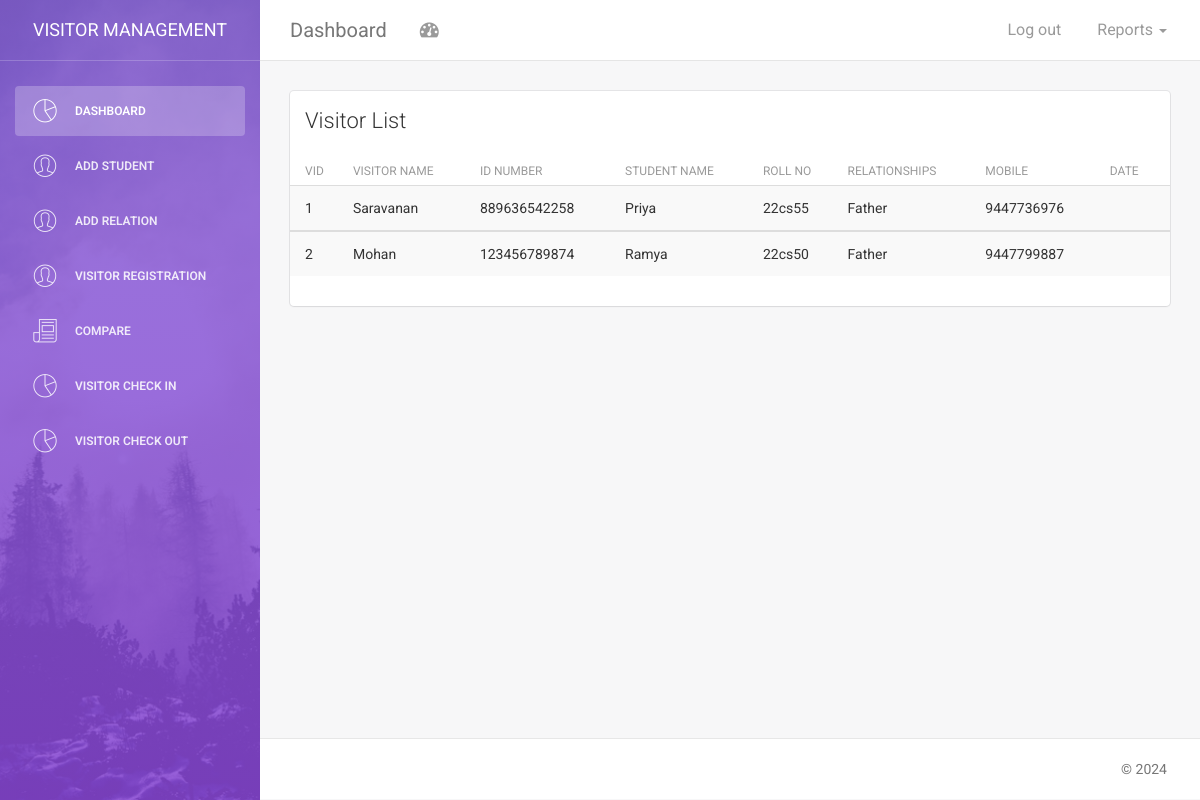
The app's page /visitor-list.php with its own data.
### tables this page shows
CREATE TABLE IF NOT EXISTS `visitors` (
  `id` int(25) NOT NULL,
  `vname` varchar(25) NOT NULL,
  `idno` varchar(25) NOT NULL,
  `sname` varchar(25) NOT NULL,
  `rollno` varchar(25) NOT NULL,
  `relationships` varchar(25) NOT NULL,
  `mobile` bigint(10) NOT NULL,
  PRIMARY KEY (`id`)
);

### visitor-list.php (the view, shortened to what this page needs)
<!doctype html>
<html lang="en">
<head>
    <link href="assets/css/bootstrap.min.css" rel="stylesheet" />
    <link href="assets/css/animate.min.css" rel="stylesheet"/>
    <link href="assets/css/light-bootstrap-dashboard.css?v=1.4.0" rel="stylesheet"/>
    <link href="assets/css/demo.css" rel="stylesheet" />
    <link href="http://maxcdn.bootstrapcdn.com/font-awesome/4.2.0/css/font-awesome.min.css" rel="stylesheet">
    <link href="assets/css/pe-icon-7-stroke.css" rel="stylesheet" />
</head>
<body>
<div class="wrapper">
    <div class="sidebar" data-color="purple" data-image="assets/img/sidebar-5.jpg">
    	<div class="sidebar-wrapper">
            <div class="logo">
                <a href="index.php" class="simple-text">
                    Visitor Management
                </a>
            </div>
            <ul class="nav">
                <li class="active">
                    <a href="dashboard.php">
                        <i class="pe-7s-graph"></i>
                        <p>Dashboard</p>
                    </a>
                </li>
                <li>
                    <a href="add-student.php">
                        <i class="pe-7s-user"></i>
                        <p>Add Student</p>
                    </a>
                </li>
                <li>
                    <a href="add-relation.php">
                        <i class="pe-7s-user"></i>
                        <p>Add Relation</p>
                    </a>
                </li>
                <li>
                    <a href="visitor-registration.php">
                        <i class="pe-7s-user"></i>
                        <p>Visitor Registration</p>
                    </a>
                </li>
                <li>
                    <a href="compare.php">
                        <i class="pe-7s-news-paper"></i>
                        <p>Compare</p>
                    </a>
                </li>
                 <li>
                    <a href="visitor-check-in.php">
                        <i class="pe-7s-graph"></i>
                        <p>Visitor Check In</p>
                    </a>
                </li>
                <li>
                    <a href="visitor-check-out.php">
                        <i class="pe-7s-graph"></i>
                        <p>Visitor Check Out</p>
                    </a>
                </li>
            </ul>
    	</div>
    </div>
    <div class="main-panel">
        <nav class="navbar navbar-default navbar-fixed">
            <div class="container-fluid">
                <div class="navbar-header">
                    <a class="navbar-brand" href="#">Dashboard</a>
                </div>
                <div class="collapse navbar-collapse">
                    <ul class="nav navbar-nav navbar-left">
                        <li>
                            <a href="#" class="dropdown-toggle" data-toggle="dropdown">
                                <i class="fa fa-dashboard"></i>
                            </a>
                        </li>
                    </ul>
                    <ul class="nav navbar-nav navbar-right">
						<li class="dropdown">
                              <a href="#" class="dropdown-toggle" data-toggle="dropdown">
                                    <p>
										Reports
										<b class="caret"></b>
									</p>
                              </a>
                        </li>
                        </ul>
                    <ul class="nav navbar-nav navbar-right">
                        <li>
                            <a href="logout.php">
                                <p>Log out</p>
                            </a>
                        </li>
                    </ul>
                </div>
            </div>
        </nav>
								<?php
$query = "select * from visitors";
$data = mysql_query($query);
								?>
        <div class="content">
            <div class="container-fluid">
                <div class="row">
                    <div class="col-md-12">
                        <div class="card">
                            <div class="header">
                                <h4 class="title">Visitor List</h4>
                            </div>
                            <div class="content table-responsive table-full-width">
                                <table class="table table-hover table-striped">
                                    <thead>
                                        <th>VID</th>
                                    	<th>Visitor Name</th>
                                        <th>ID Number</th>
                                        <th>Student Name</th>
                                        <th>Roll No</th>
                                        <th>Relationships</th>
                                        <th>Mobile</th>
                                        <th>Date</th>
                                    </thead>
                                     <?php while($rec = mysql_fetch_array($data)) { ?>
                                    <tbody>
                                        <tr>
                                        	<td><?php echo $rec['id']; ?></td>
                                        	<td><?php echo $rec['vname']; ?></td>
                                            <td><?php echo $rec['idno']; ?></td>
                                            <td><?php echo $rec['sname']; ?></td>
                                            <td><?php echo $rec['rollno']; ?></td>
                                            <td><?php echo $rec['relationships']; ?></td>
                                            <td><?php echo $rec['mobile']; ?></td>
                                            <td><?php echo $rec['Date']; ?></td>
                                        </tr>
                                    </tbody>
                                    <?php } ?>
                                </table>
                            </div>
                        </div>
                    </div>
                </div>
            </div>
        </div>
        <footer class="footer">
            <div class="container-fluid">
                <p class="copyright pull-right">
                    &copy; <script>document.write(new Date().getFullYear())</script>
                </p>
            </div>
        </footer>
    </div>
</div>
</body>
</html>

### records on screen
visitors: id "1", vname "Saravanan", idno "889636542258", sname "Priya", rollno "22cs55", relationships "Father", mobile "9447736976"
visitors: id "2", vname "Mohan", idno "123456789874", sname "Ramya", rollno "22cs50", relationships "Father", mobile "9447799887"
